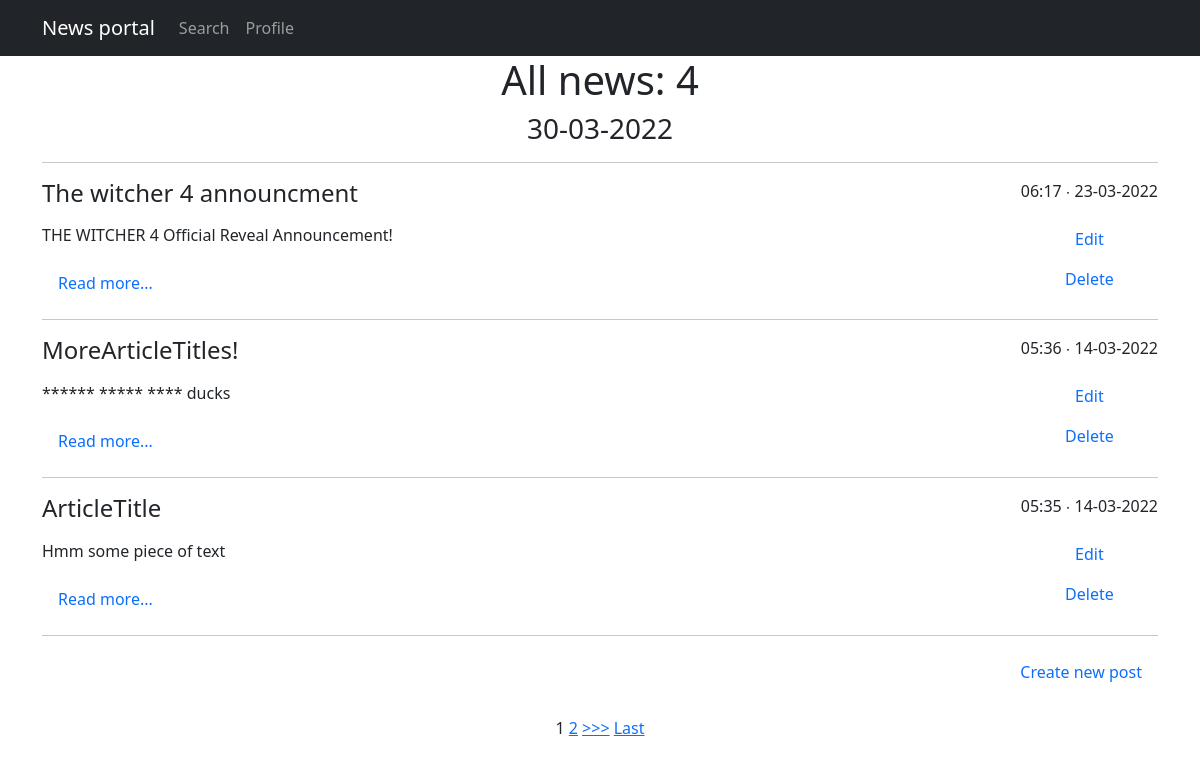
Page /news/ on the committed database.
### news/models.py (models this page shows, shortened)
class Post(models.Model):
    author = models.ForeignKey(Author, on_delete = models.CASCADE)
    NEWS = 'NW'
    ARTICLE = 'AR'
    CATEGORY_CHOICES = (
        (NEWS, 'News'),
        (ARTICLE, 'Article')
    )
    categoryType = models.CharField(max_length = 2, choices = CATEGORY_CHOICES, default = ARTICLE)
    dateCreation = models.DateTimeField(auto_now_add = True)
    postCategory = models.ManyToManyField(Category, through = 'PostCategory')
    title = models.CharField(max_length = 128)
    text = models.TextField()
    rating = models.SmallIntegerField(default = 0)

### news/views.py (the view)
# urls.py: path('', PostList.as_view()),
class PostList(ListView):
    model = Post
    template_name = 'posts.html'
    context_object_name = 'posts'
    ordering = '-dateCreation'
    paginate_by = 3
    def get_filter(self):
        return PostFilter(self.request.GET, queryset=super().get_queryset())
    def get_queryset(self):
        return self.get_filter().qs
    def get_context_data(self, *args, **kwargs):
        return {
            **super().get_context_data(*args, **kwargs),
            'filter': self.get_filter(),
            'time_now' : datetime.utcnow(),
            'length' : Post.objects.count()
        }

### news/templatetags/custom_filters.py (called while the page is built)
@register.filter(name='censor')
def censor(value):
    if not isinstance(value, str):
        raise ValueError('Cant censor not str object')
    for i in ban_words:
        value = value.replace(i[0:], '*' * len(i) )
    return value

### templates/posts.html (shortened to what this page needs)
{% extends 'flatpages/default.html' %}
{% load custom_filters %}
{% block content %}
<h1>All news: {{ length }}</h1>
<h3> {{ time_now|date:'d-m-Y' }} </h3>
<hr>
{% for post in posts %}
<div style="float: right"><p>{{ post.dateCreation|date:'h:i ∙ d-m-Y ' }}</p>
<a class="nav-link" href="{% url 'postUpdate' post.id %}">Edit</a>
<a class="nav-link" href="{% url 'postDelete' post.id %}">Delete</a></div>
<div align="left">
    <h4><p>{{post.title|censor}}</p></h4>
    <p>{{ post.text|truncatewords:50|censor }}</p>
    <a class="nav-link" href="{% url 'postDetail' post.id %}">Read more...</a>
    <hr>
</div>
{% endfor %}
<div align="right">
    <a class="nav-link" href="{% url 'postCreate' %}">Create new post</a> <br>
</div>
<p>
    {% if is_paginated %}
        {% for num in page_obj.paginator.page_range %}
            {% if page_obj.number == num %}
                <a>{{ num }}</a>
            {% elif num > page_obj.number|add:'-3' and num < page_obj.number|add:'3' %}
                <a  href="?page={{ num }}">{{ num }}</a>
            {% endif %}
        {% endfor %}
        {% if page_obj.has_next %}
            <a href="?page={{ page_obj.next_page_number }}">>>></a>
            <a href="?page={{ page_obj.paginator.num_pages }}">Last</a>
        {% endif %}
    {% endif %}
</p>
{% endblock content %}

### rows in the picture
Post: dateCreation "06:17 ∙ 23-03-2022", title|censor "The witcher 4 announcment", text|censor "THE WITCHER 4 Official Reveal Announcement!"
Post: dateCreation "05:36 ∙ 14-03-2022", title|censor "MoreArticleTitles!", text|censor "****** ***** **** ducks"
Post: dateCreation "05:35 ∙ 14-03-2022", title|censor "ArticleTitle", text|censor "Hmm some piece of text"

### other values in the picture
{{ length }} "4"
{{ num }} "1"
{{ num }} "2"
